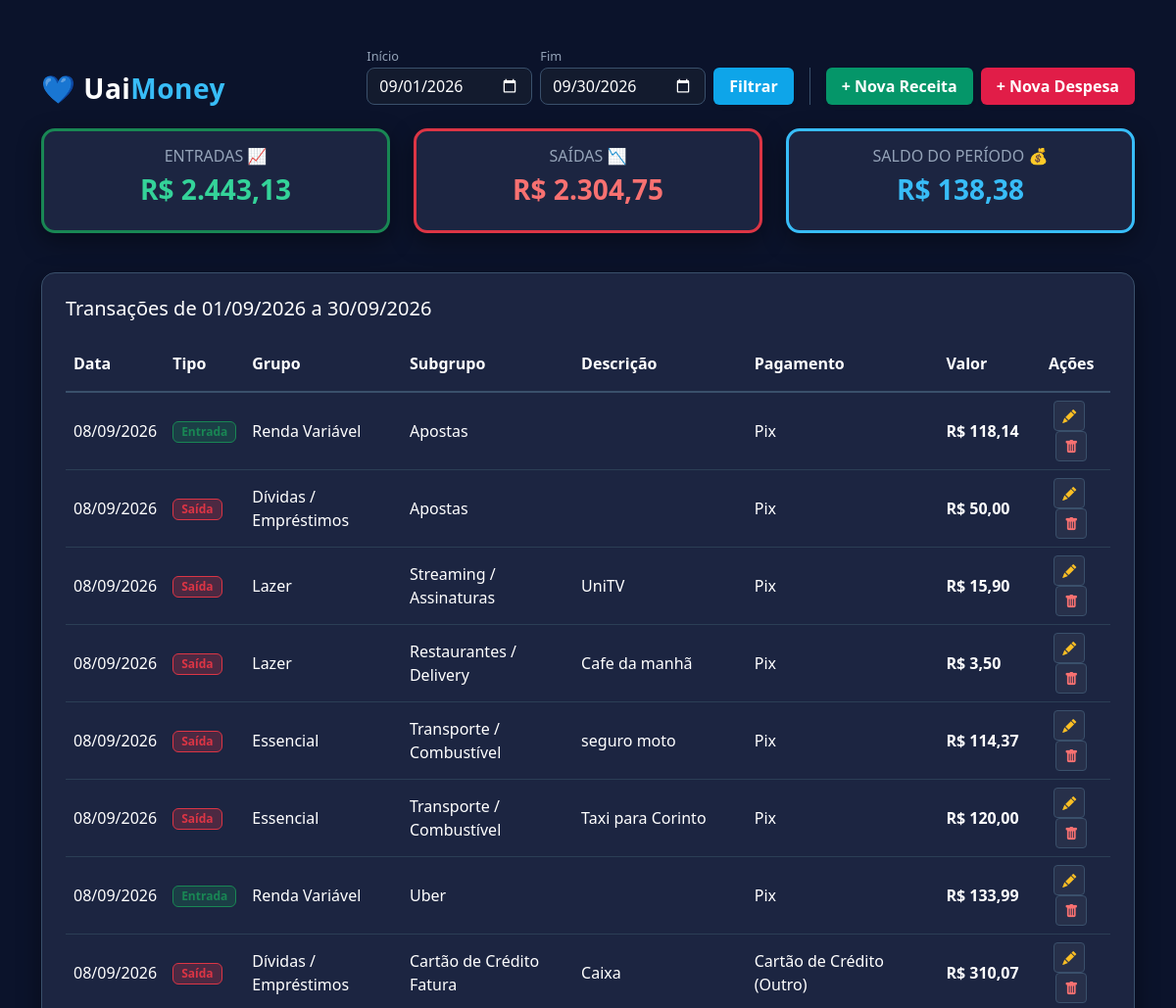
Page /view/dashboard.php (upper part) on the earlier database version.
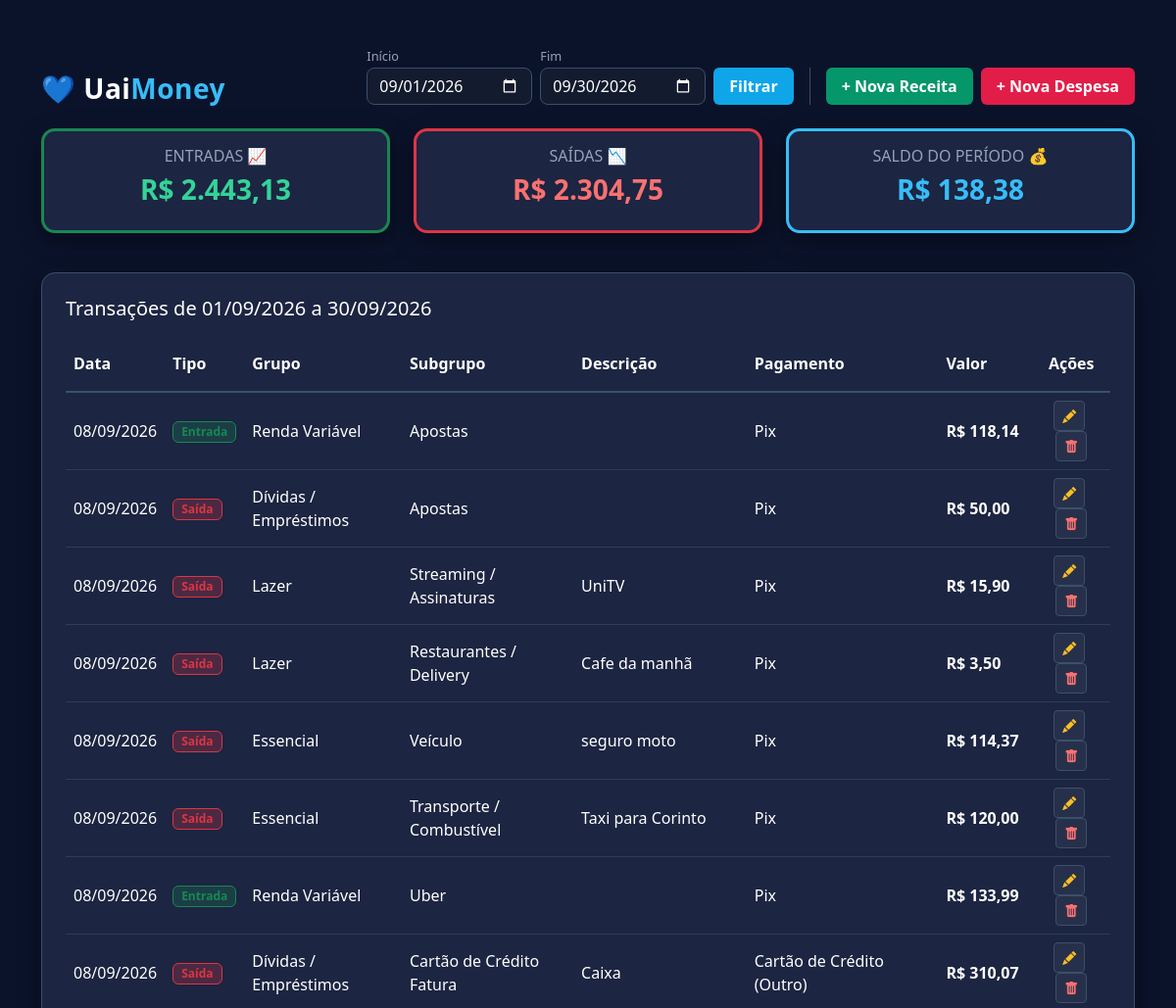
Same page on the later database version.
### tables this page shows
CREATE TABLE transacoes (
        id INTEGER PRIMARY KEY AUTOINCREMENT,
        tipo TEXT NOT NULL,
        data TEXT NOT NULL,
        valor REAL NOT NULL,
        grupo TEXT,
        subgrupo TEXT NOT NULL,
        forma_pagamento TEXT,
        banco_cartao TEXT,
        descricao TEXT
    , tipo_registro TEXT DEFAULT 'unico', numero_parcela INTEGER DEFAULT 1, total_parcelas INTEGER DEFAULT 1, id_grupo INTEGER);

### view/dashboard.php (the view, shortened to what the changed rows need)
<?php
include '../db/conexao.php';
$transacoes = [];
$data_inicio = isset($_GET['data_inicio']) ? $_GET['data_inicio'] : date('Y-m-01');
$data_fim = isset($_GET['data_fim']) ? $_GET['data_fim'] : date('Y-m-t');
try {
    $sql = "SELECT * FROM transacoes
            WHERE data >= :data_inicio AND data <= :data_fim
            AND IFNULL(tipo_registro, 'unico') != 'pai'
            ORDER BY data DESC, id DESC";
    $stmt = $pdo->prepare($sql);
    $stmt->execute([':data_inicio' => $data_inicio, ':data_fim' => $data_fim]);
    $transacoes = $stmt->fetchAll(PDO::FETCH_ASSOC);
} catch (Exception $e) {
    $erro = "Erro ao carregar transações: " . $e->getMessage();
}
?>
<!DOCTYPE html>
<html lang="pt-PT">
<head>
    <link href="https://cdn.jsdelivr.net/npm/bootstrap@5.3.0/dist/css/bootstrap.min.css" rel="stylesheet">
    <link rel="stylesheet" href="https://cdn.jsdelivr.net/npm/bootstrap-icons@1.10.5/font/bootstrap-icons.css">
</head>
<body>
    <div class="container mt-5 mb-5">
        <div class="row align-items-end mb-4">
            <div class="col-xl-3 col-lg-2 col-md-12 mb-3 mb-lg-0 text-center text-lg-start">
                <h2 class="navbar-brand fs-3 m-0">💙 Uai<span style="color: #38bdf8;">Money</span></h2>
            </div>
        </div>
        <div class="card card-custom p-4">
            <div class="table-responsive">
                <table class="table align-middle table-hover">
                    <thead>
                        <tr style="border-bottom: 2px solid #3a506b;">
                            <th class="py-3 text-white">Data</th>
                            <th class="py-3 text-white">Tipo</th>
                            <th class="py-3 text-white">Grupo</th>
                            <th class="py-3 text-white">Subgrupo</th>
                            <th class="py-3 text-white">Descrição</th>
                            <th class="py-3 text-white">Pagamento</th>
                            <th class="py-3 text-white">Valor</th>
                            <th class="text-center py-3 text-white">Ações</th>
                        </tr>
                    </thead>
                    <tbody>
                        <?php if (count($transacoes) > 0): ?>
                            <?php foreach ($transacoes as $t): ?>
                                <tr class="linha-transacao" data-tipo="<?php echo $t['tipo']; ?>">
                                    <td><?php echo date('d/m/Y', strtotime($t['data'])); ?></td>
                                    <td>
                                        <?php if ($t['tipo'] == 'Entrada'): ?>
                                            <span
                                                class="badge bg-success bg-opacity-25 text-success border border-success px-2 py-1">Entrada</span>
                                        <?php else: ?>
                                            <span
                                                class="badge bg-danger bg-opacity-25 text-danger border border-danger px-2 py-1">Saída</span>
                                        <?php endif; ?>
                                    </td>
                                    <td><?php echo htmlspecialchars($t['grupo']); ?></td>
                                    <td><?php echo htmlspecialchars($t['subgrupo']); ?></td>
                                    <td>
                                        <?php echo htmlspecialchars($t['descricao']); ?>
                                    </td>
                                    <td>
                                        <?php
                                        echo htmlspecialchars($t['forma_pagamento'] ?? '');
                                        ?>
                                    </td>
                                    <td class="<?php echo ($t['tipo'] == 'Entrada') ? 'texto-verde' : 'texto-vermelho'; ?>">
                                        R$ <?php echo number_format($t['valor'], 2, ',', '.'); ?>
                                    </td>
                                    <td class="text-center">
                                        <a href="../acoes/editar.php?id=<?php echo $t['id']; ?>"
                                            class="btn btn-sm btn-action-edit me-1" title="Editar">
                                            <i class="bi bi-pencil-fill"></i>
                                        </a>
                                        <a href="../acoes/deletar.php?id=<?php echo $t['id']; ?>"
                                            class="btn btn-sm btn-action-delete" title="Apagar"
                                            onclick="return confirm('Tem certeza de que quer apagar este registro, Uai?');">
                                            <i class="bi bi-trash-fill"></i>
                                        </a>
                                    </td>
                                </tr>
                            <?php endforeach; ?>
                        <?php endif; ?>
                    </tbody>
                </table>
            </div>
        </div>
    </div>
</body>
</html>

Differences in the rows shown:
changed transacoes "seguro moto": subgrupo "Transporte / Combustível" → "Veículo"
